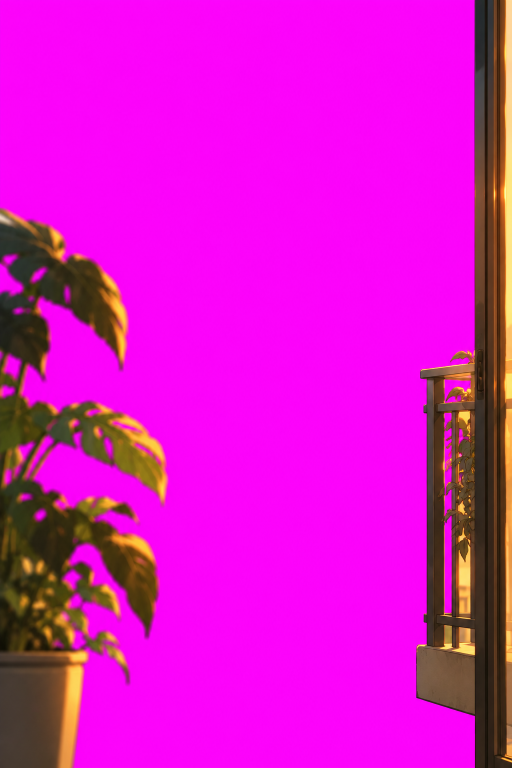
#> input picture 500-days-of-summer-motion/prototypes/evr/assets/new/src/P3-fg.png, 1024 x 1536 px, given in place of summer-greet.png, which was not available (shown at 1/2 size)
$ python prep_new_assets.py
#> lines starting #> are read from the running program, lines starting #| are printed output that depends on the picture; after the words box and inside, x2 and y2 are one past the last pixel; in counts of white or black regions, pixels touching at a corner belong together; pictures that were not available may be replaced by others from this repository, and a replacement may not be noted
#!/usr/bin/env python3
"""Kunci magenta -> RGBA untuk aset baru (sumber di assets/new/src/, tidak diubah). Hasil di assets/new/."""
import json, numpy as np
from PIL import Image
from scipy import ndimage
S, O = "assets/new/src/", "assets/new/"
meta = {}
def key(name, out, crop=True, soft=False, flip=False, xmax=None, thr=40):
#> called with name = 'summer-greet', out = 'greet', crop = True, soft = False, flip = False, thr = 40
    im = np.array(Image.open(S + name + ".png").convert("RGB")).astype(np.float32)
    if xmax: im = im[:, :xmax]
    h, w, _ = im.shape
#> h = 1536; w = 1024
    m = np.minimum(im[..., 0], im[..., 2]) - im[..., 1]
    if soft:
        al = np.clip((255 - m) / 275.0, 0, 1)
        al = np.where(m < 20, 1, al)
        M = np.array([255, 0, 255], np.float32)
        a3 = np.maximum(al, 1e-3)[..., None]
        rgb = np.clip((im - (1 - a3) * M) / a3, 0, 255)
    else:
        al0 = np.clip(1 - (m - thr) / 160.0, 0, 1)
        solid = al0 > 0.5
#> solid: shape (1536, 1024) bool; 24.1% white; 3 white regions, box (x1, y1, x2, y2) and area: (0, 416, 336, 1536) 200678, (832, 0, 1024, 1536) 177968, (897, 905, 901, 914) 22
        lab, n = ndimage.label(solid)                       # buang bintik kecil
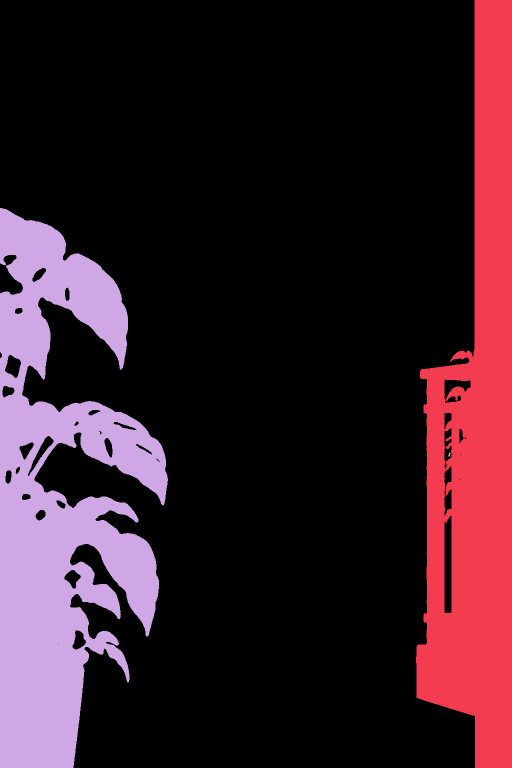
#> lab: shape (1536, 1024) int32 (shown at 1/2 size); 4 distinct labels, from 0 to 3; one colour per label, 0 black
#> n = 3
        if n > 1:
            sz = ndimage.sum(solid, lab, range(1, n + 1)); keep = [i + 1 for i, s in enumerate(sz) if s > 400]
#> after `sz = ndimage.sum(solid, lab, range(1, n + 1))`: sz = [177968, 200678, 22]
#> after `keep = [i + 1 for i, s in enumerate(sz) if s > 400]`: keep = [1, 2]
            solid = np.isin(lab, keep)
#> solid: shape (1536, 1024) bool; 24.1% white; 2 white regions, box (x1, y1, x2, y2) and area: (0, 416, 336, 1536) 200678, (832, 0, 1024, 1536) 177968
        solid = ndimage.binary_erosion(solid, iterations=1)
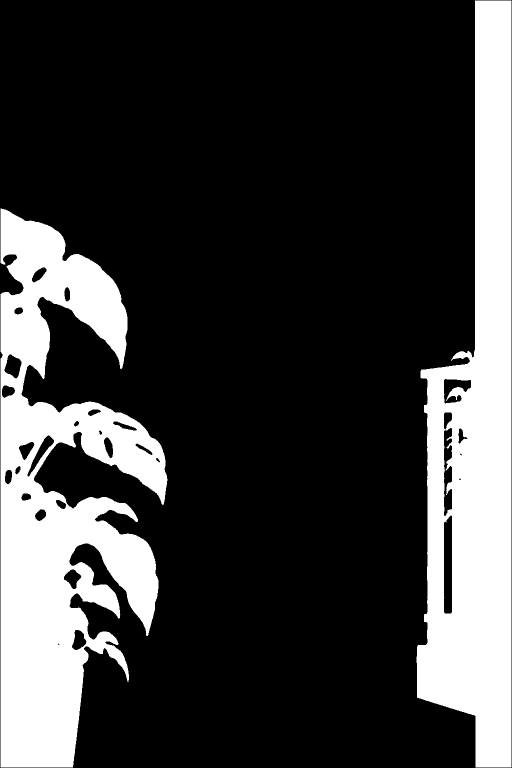
#> solid: shape (1536, 1024) bool (shown at 1/2 size); 23.4% white; 2 white regions, box (x1, y1, x2, y2) and area: (1, 417, 335, 1535) 194368, (833, 1, 1023, 1535) 173167
        interior = ndimage.binary_erosion(solid, iterations=3)
#> interior: shape (1536, 1024) bool; 21.2% white; 4 white regions (2 under 20 px), largest, box (x1, y1, x2, y2) and area: (4, 421, 332, 1532) 175181, (836, 4, 1020, 1532) 158884
        _, (iy, ix) = ndimage.distance_transform_edt(~interior, return_indices=True)
#> iy: shape (1536, 1024) int32; 1528 distinct labels, from 4 to 1531
        rgb = im.copy(); e = ~interior; rgb[e] = im[iy[e], ix[e]]   # semua piksel di luar bagian dalam (termasuk pita blur) ambil warna terdekat
        al = np.clip(ndimage.gaussian_filter(solid.astype(np.float32), 0.7) * 1.1 - 0.03, 0, 1)
    sp = np.maximum(0, np.minimum(rgb[..., 0], rgb[..., 2]) - rgb[..., 1]); rgb = rgb.copy(); rgb[..., 0] -= sp; rgb[..., 2] -= sp   # despill magenta
    rgb = np.clip(rgb, 0, 255)
    img = np.dstack([rgb, al * 255]).astype(np.uint8)
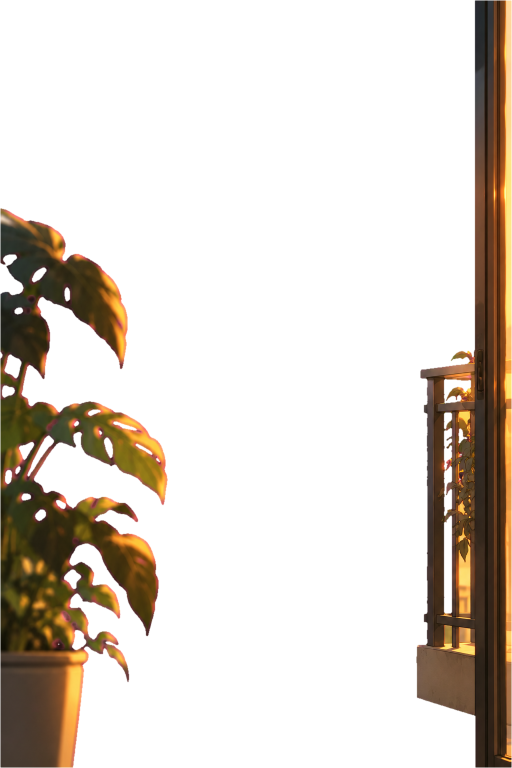
#> img: shape (1536, 1024, 4) (shown at 1/2 size); mean R, G, B, A 137.5, 85.1, 65.8, 59.7; transparent parts drawn white
    ox = oy = 0
    if crop:
        ys, xs = np.where(al > 0.05); y0, y1, x0, x1 = ys.min(), ys.max() + 1, xs.min(), xs.max() + 1
#> after `y0, y1, x0, x1 = (ys.min(), ys.max() + 1, xs.min(), xs.max() + 1)`: y0 = 0; y1 = 1536; x0 = 0; x1 = 1024
        img = img[y0:y1, x0:x1]; ox, oy = int(x0), int(y0)
#> after `ox, oy = (int(x0), int(y0))`: ox = 0; oy = 0
    pil = Image.fromarray(img, "RGBA")
    if flip: pil = pil.transpose(Image.FLIP_LEFT_RIGHT)
    pil.save(O + out + ".png"); meta[out] = dict(w=pil.width, h=pil.height, ox=ox, oy=oy)
    print(out, pil.size, "offset", ox, oy)
#| greet (1024, 1536) offset 0 0
key("summer-greet", "greet")
key("hug-warm", "hug-warm")
#> call 2 of key, with name = 'hug-warm', out = 'hug-warm', crop = True, soft = False, flip = False, thr = 40
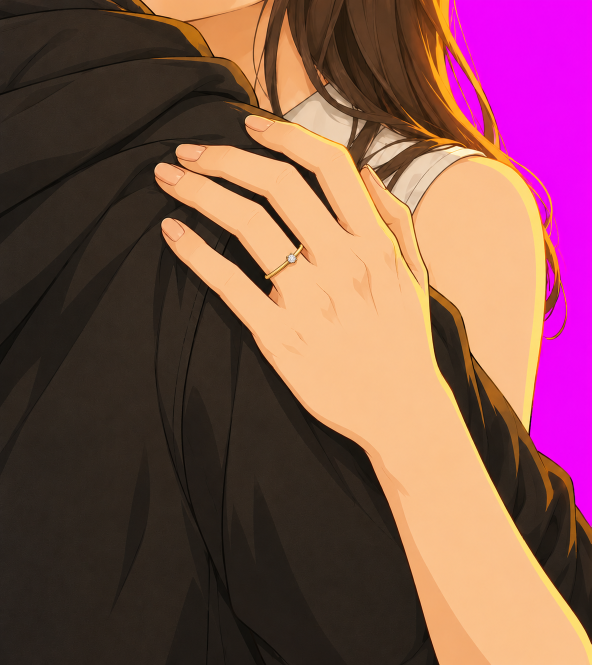
#> input picture 500-days-of-summer-motion/prototypes/evr/assets/new/src/hand-insert-ring.png, 1183 x 1330 px, given in place of hug-warm.png, which was not available (shown at 1/2 size)
#> in key (call 2), `solid = al0 > 0.5`: solid: shape (1330, 1183) bool; 91% white; 9 black regions, largest, box (x1, y1, x2, y2) and area: (910, 0, 1183, 1053) 131433, (892, 93, 968, 271) 3064, (1019, 319, 1101, 447) 2170
#> in key (call 2), `lab, n = ndimage.label(solid)`:
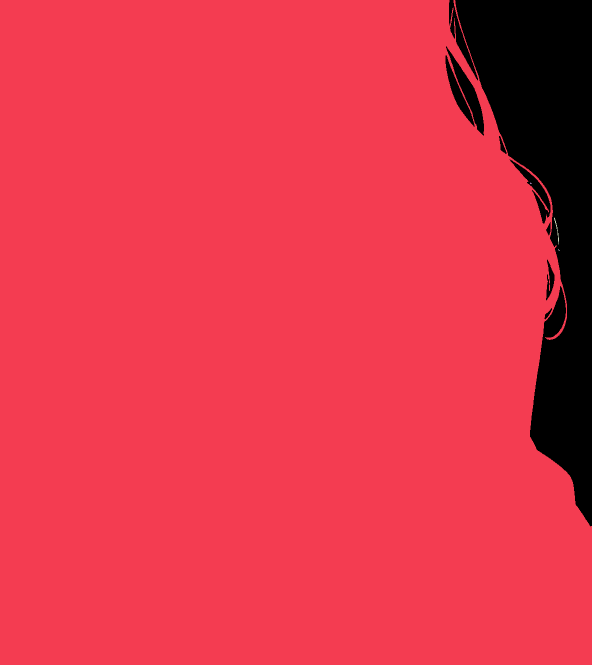
#> lab: shape (1330, 1183) int32 (shown at 1/2 size); 5 distinct labels, from 0 to 4; one colour per label, 0 black
#> in key (call 2), `lab, n = ndimage.label(solid)`: n = 4
#> in key (call 2), `sz = ndimage.sum(solid, lab, range(1, n + 1))`: sz = [1431606, 6, 88, 5]
#> in key (call 2), `keep = [i + 1 for i, s in enumerate(sz) if s > 400]`: keep = [1]
#> in key (call 2), `solid = np.isin(lab, keep)`: solid: shape (1330, 1183) bool; 91% white; 9 black regions, largest, box (x1, y1, x2, y2) and area: (910, 0, 1183, 1053) 131526, (892, 93, 968, 271) 3064, (1019, 319, 1101, 447) 2176
#> in key (call 2), `solid = ndimage.binary_erosion(solid, iterations=1)`: solid: shape (1330, 1183) bool; 90.5% white; 4 black regions, box (x1, y1, x2, y2) and area: (0, 0, 1183, 1330) 139685, (890, 92, 969, 272) 5604, (1018, 318, 1102, 448) 2559, (1091, 518, 1110, 602) 878
#> in key (call 2), `interior = ndimage.binary_erosion(solid, iterations=3)`: interior: shape (1330, 1183) bool; 89.5% white; 3 black regions, box (x1, y1, x2, y2) and area: (0, 0, 1183, 1330) 157499, (887, 89, 972, 275) 6932, (1088, 515, 1113, 605) 1411
#> in key (call 2), `_, (iy, ix) = ndimage.distance_transform_edt(~interior, return_indices..`:
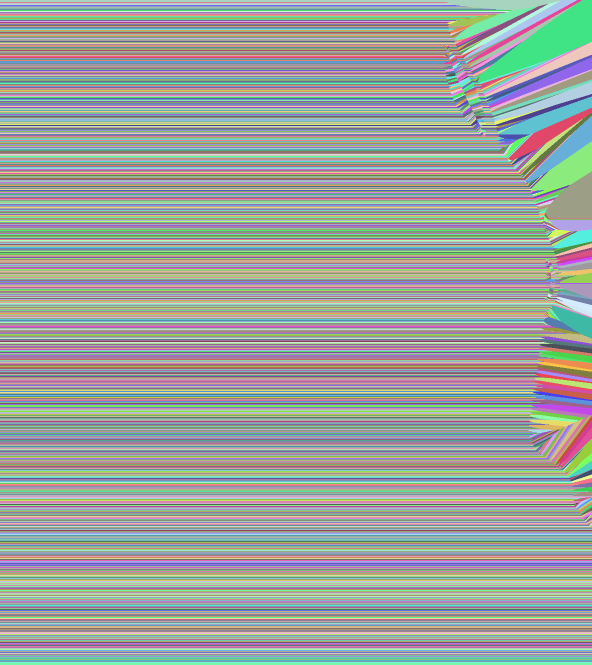
#> iy: shape (1330, 1183) int32 (shown at 1/2 size); 1322 distinct labels, from 4 to 1325; one colour per label, 0 black
#> in key (call 2), `img = np.dstack([rgb, al * 255]).astype(np.uint8)`:
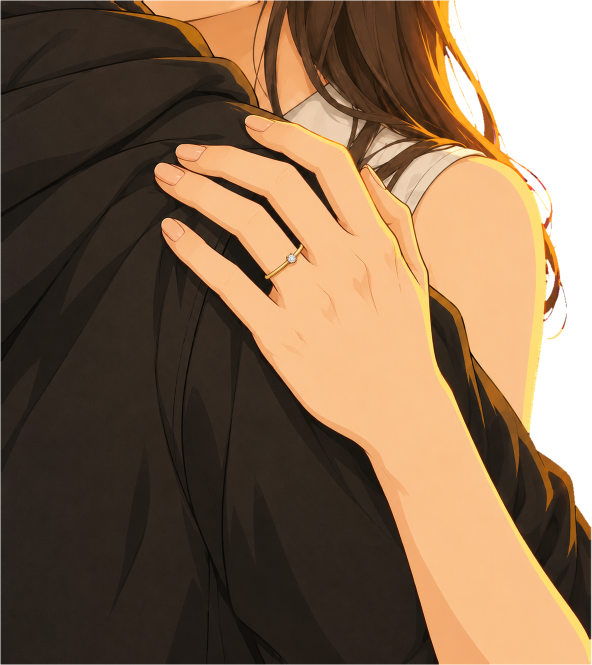
#> img: shape (1330, 1183, 4) (shown at 1/2 size); mean R, G, B, A 128.4, 94.9, 62.1, 230.9; transparent parts drawn white
#> in key (call 2), `y0, y1, x0, x1 = (ys.min(), ys.max() + 1, xs.min(), xs.max() + 1)`: y1 = 1330; x1 = 1183
#| hug-warm (1183, 1330) offset 0 0
key("hug-stiff", "hug-stiff")
#| hug-stiff (1183, 1330) offset 0 0
key("tom-stand-new", "tom-new")
#> (the run stopped early here; a loop or call above may not have finished)
